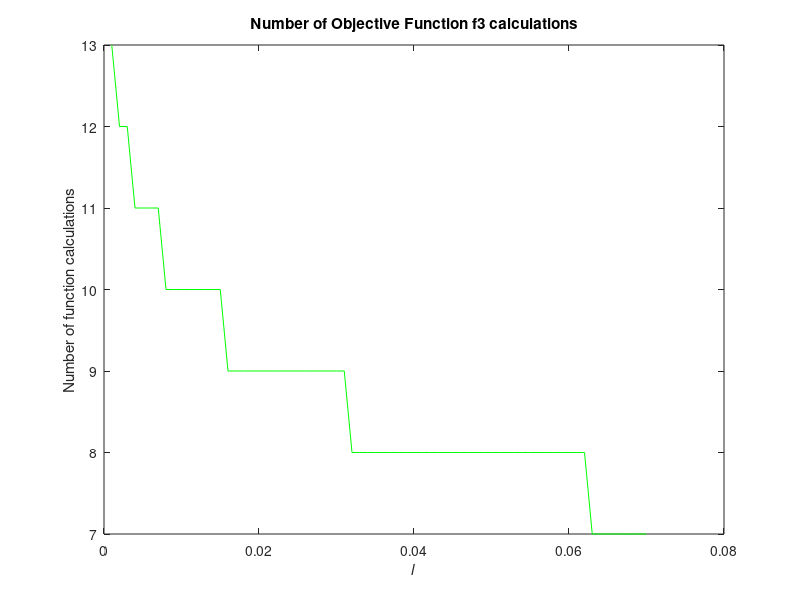

This chart was generated by the following MATLAB code:
clc
clear
l = 0.001:0.001:0.07;

a = -4; b = 4;

n = zeros(length(l),1);
for i = 1:length(l)
    while 0.5^n(i) > l(i)/(b-a)
        n(i) = n(i) + 1;
    end
end

f_calculations = n;
figure(1)
plot(l,f_calculations,'green')
hold on
title('Number of Objective Function f3 calculations')
xlabel('𝑙')
ylabel('Number of function calculations')
